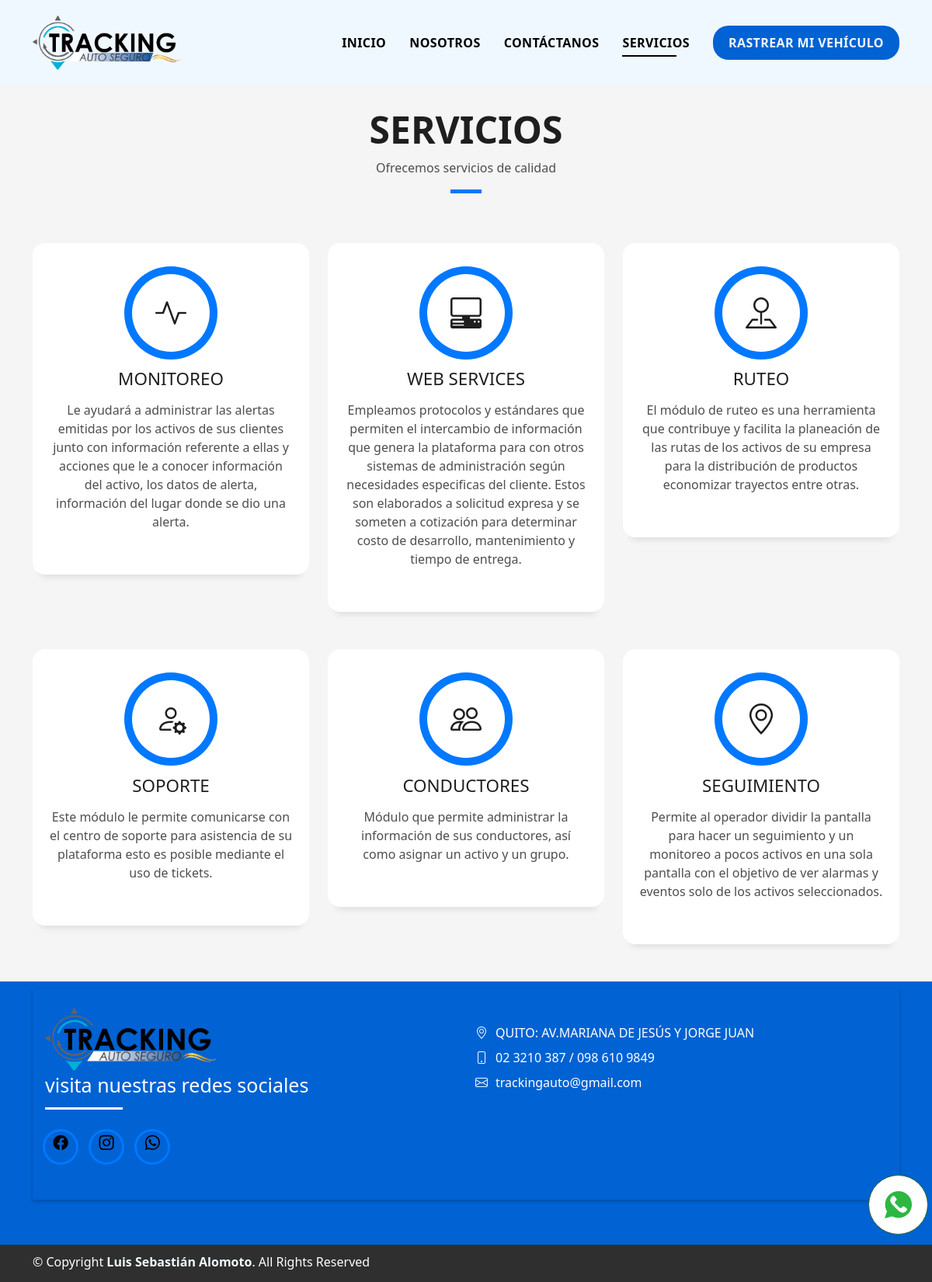
/Trabajos, run on the app's committed database.
### core/models.py (models this page shows, shortened)
class Portafolio(models.Model):
    nom = models.CharField(max_length=100, verbose_name="Titulo Servicios")
    detall = models.TextField(verbose_name="Descripción")
    icon = models.CharField(max_length=100, verbose_name="Icono")
    created = models.DateTimeField(auto_now_add=True, verbose_name="Fecha de Creacion")
    updated = models.DateTimeField(auto_now=True, verbose_name="Fecha de Modificacion")
    class Meta:
        verbose_name = 'Servicio'
        verbose_name_plural = 'Servicios'
        ordering = ["-created"]

### core/views.py (the view)
# urls.py: path('Trabajos',Trabajos.as_view(),name="Trabajos"),
class Trabajos(TemplateView):
    template_name = 'core/Trabajos.html'
    def get(self, request):
        portfolio = Portafolio.objects.all()
        return render(request, self.template_name, {'portfolio':portfolio})

### core/templates/core/Trabajos.html (shortened to what this page needs)
{% extends 'core/home.html' %}
{% block link3 %}active{% endblock %}
{% block content %}
{% load static %}
<section id="services" class="services-mf pt-5 route">
  <div class="container">
    <div class="row">
      <div class="col-sm-12">
        <div class="title-box text-center">
          <h3 class="title-a">
            Servicios
          </h3>
          <p class="subtitle-a">
            Ofrecemos servicios de calidad
          </p>
          <div class="line-mf"></div>
        </div>
      </div>
    </div>
    <div class="row">
      {% for portfolio in portfolio %}
      <div class="col-md-4">
        <div class="service-box">
          <div class="service-ico">
            <span class="ico-circle"><i class="bi bi-{{portfolio.icon}}"></i></span>
          </div>
          <div class="service-content">
            <h2 class="s-title">{{portfolio.nom}}</h2>
            <p class="s-description text-center">
              {{portfolio.detall}}
            </p>
          </div>
        </div>
      </div>
      {% endfor %}
    </div>
  </div>
</section>
{% endblock%}

### core/templates/core/home.html (shortened to what this page needs)
<!DOCTYPE html>
<html lang="en">
<head>
  {% load static %}
  <link href="{% static 'core/vendor/bootstrap/css/bootstrap.min.css' %}" rel="stylesheet">
  <link href="{% static 'core/vendor/bootstrap-icons/bootstrap-icons.css' %}" rel="stylesheet">
  <link href="{% static 'core/vendor/glightbox/css/glightbox.min.css' %}" rel="stylesheet">
  <link href="{% static 'core/vendor/swiper/swiper-bundle.min.css' %}" rel="stylesheet">
  <link href="{% static 'core/css/style.css' %}" rel="stylesheet">
</head>
<body>
  <div class="container-boton_">
    <a href="https://wa.me/message/UM4A6DI3MOAKD1" target="_blank">
      <img class="boton_" src="{% static 'core/img/icono.png' %}" alt="">
    </a>
  </div>
  <header id="header" class="fixed-top" style="background-color: aliceblue;">
    <div class="container d-flex align-items-center justify-content-between">
      <h1 class="logo img-fluid"><a href="{% url 'home' %}">
        <img src="{% static 'core/img/LOGOTIPO_TRACKING_AUTO_SEGURO.png' %} " alt="Logo"></a></h1>
      <nav id="navbar" class="navbar">
        <ul>
          <li><a class="nav-link scrollto {% block link1 %}{% endblock  %}" href="{% url 'home' %}">Inicio</a></li>
          <li><a class="nav-link scrollto {% block link2 %}{% endblock  %}" href="{% url 'Servicios' %}">Nosotros</a>
          </li>
          <li><a class="nav-link scrollto {% block link5 %}{% endblock  %}" href="{% url 'Contacto' %}">Contáctanos</a>
          </li>
          <li><a class="nav-link scrollto {% block link3 %}{% endblock  %}" href="{% url 'Trabajos' %}">Servicios</a>
          </li>
          <li><a class="boton-azul" style="background-color: #0062d3; color: aliceblue; " href="#">Rastrear mi
              Vehículo</a></li>
        </ul>
      </nav>
    </div>
  </header>
  <main id="main">
    {% block content %}{% endblock content %}
  </main>
  <footer>
    <div class="container">
      <div class="row">
        <div class="col-sm-12">
          <div class="row">
            <div class="col-sm-12">
              <div class="box-shadow-full_" style="background-color: #0062d3;">
                <div class="row">
                  <div class="col-md-6">
                    <div class="row">
                      <div class="col-sm-6 col-md-5 ">
                        <div class="about-img d-flex align-items-center ">
                          <a href="{% url 'home' %}">
                            <img src="{% static 'core/img/LOGOTIPO_TRACKING_AUTO_SEGURO.png' %}" alt="Logo"
                              class="img-fluid logo-small " style="max-width: 220px;">
                          </a>
                        </div>
                      </div>
                    </div>
                    <div class="skill-mf">
                      <p class="title-left_" style="color: rgb(255, 255, 255); font-size: 25px; text-align: start; ">
                        visita nuestras
                        redes sociales </p>
                      <div class="about-mf  socials">
                        <ul>
                          <li><a href="https://www.facebook.com/profile.php?id=61556608329461"><span class="ico-circle"
                                style="color: black;
                            transition: all 500ms ease;"><i class="bi bi-facebook"></i></span></a></li>
                          <li><a href="https://www.instagram.com/trackingautoseguro?igsh=MTQxYjhuMzFoY3U3Yg=="><span
                                class="ico-circle" style="color: black;
                            transition: all 500ms ease;"><i class="bi bi-instagram"></i></span></a></li>
                          <li><a href="https://wa.me/message/UM4A6DI3MOAKD1"><span class="ico-circle" style="color: black;
                            transition: all 500ms ease;"><i class="bi bi-whatsapp"></i></span></a></li>
                        </ul>
                      </div>
                    </div>
                  </div>
                  <div class="col-md-6">
                    <div class="about-me pt-4 pt-md-0">
                      <p class="more-info">
                      <ul class="list-ico">
                        <li><span class="bi bi-geo-alt" style="color: aliceblue;"></span>QUITO: AV.MARIANA DE JESÚS Y
                          JORGE JUAN</li>
                        <li><span class="bi bi-phone" style="color: aliceblue;"></span>02 3210 387 / 098 610 9849 </li>
                        <li><span class="bi bi-envelope" style="color: aliceblue;"></span>trackingauto@gmail.com</li>
                      </ul>
                      </p>
                    </div>
                  </div>
                </div>
              </div>
            </div>
          </div>
        </div>
      </div>
    </div>
  </footer>
  <footer style="background-color: rgb(47, 47, 47);">
    <div class="container">
      <div class="row">
        <div class="col-sm-12">
          <div class="copyright-box">
            <p class="copyright">&copy; Copyright <a style="color: aliceblue;" href="https://w.app/geYhIf" target="_blank"><strong>Luis Sebastián Alomoto</strong></a>. All Rights Reserved</p>
          </div>
        </div>
      </div>
    </div>
  </footer>
</body>
</html>

### core/static/core/css/style.css (style rules this page uses)
body { background-color: #f5f5f5; color: #4e4e4e; }
.boton-azul { text-decoration: none; color: rgb(255, 255, 255); padding: 10px 20px; border-radius: 20px; transition: background-color 0.3s, color 0.3s; }
h1, h2, h3, h4, h5, h6 { color: #1e1e1e; }
a { color: #1e1e1e; text-decoration: none; transition: all 0.5s ease-in-out; }
.box-shadow, .card-blog, .work-box, .service-box, .paralax-mf { box-shadow: 0 13px 8px -10px rgba(0, 0, 0, 0.1); }
.title-box { margin-bottom: 4rem; }
.title-a { text-decoration: none; font-size: 3rem; font-weight: bold; text-transform: uppercase; }
.subtitle-a { text-decoration: none; color: #4e4e4e; }
.line-mf { width: 40px; height: 5px; background-color: #0078ff; margin: 0 auto; }
.title-left_ { font-size: 2rem; position: relative; }
.title-left_:before { content: ""; position: absolute; height: 3px; background-color: #ffffff; width: 100px; bottom: -12px; }
.box-shadow-full_ { padding: 1.5rem 1rem; position: relative; background-color: #fff; background-repeat: no-repeat; background-size: cover; margin-bottom: 3rem; z-index: 2; box-shadow: 0 1px 1px 0 rgba(0, 0, 0, 0.06), 0 2px 5px 0 rgba(0, 0, 0, 0.2); }
.socials { padding: 1.5rem 0; }
.socials ul li { display: inline-block; }
.socials .ico-circle { height: 40px; width: 40px; font-size: 1.2rem; border-radius: 50%; line-height: 1.6; margin: 0 15px 0 0; box-shadow: 0 0 0 3px #0078ff; transition: all 500ms ease; }
.ul-resect, .widget-tags ul, .widget-sidebar .list-sidebar, .box-comments .list-comments, .blog-wrapper .post-meta ul, .list-ico, .socials ul { list-style: none; padding-left: 0; margin-bottom: 0; }
.list-ico { line-height: 2; }
.list-ico span { color: #0078ff; margin-right: 10px; }
.ico-circle { height: 100px; width: 100px; font-size: 2rem; border-radius: 50%; line-height: 1.55; margin: 0 auto; text-align: center; box-shadow: 0 0 0 10px #0078ff; display: block; }
#header { transition: all 0.5s; z-index: 997; padding: 20px 0; }
#header .logo { font-size: 28px; margin: 0; padding: 0; font-weight: 600; letter-spacing: 1px; align-content: start; }
#header .logo a { color: #000000; }
#header .logo img { max-height: 70px; }
.navbar { padding: 0; }
.navbar ul { margin: 0; padding: 0; display: flex; list-style: none; align-items: center; }
.navbar li { position: relative; }
.navbar>ul>li { white-space: nowrap; padding: 10px 0 10px 30px; }
.navbar a, .navbar a:focus { display: flex; align-items: center; justify-content: space-between; color: #000000; font-size: 16px; font-weight: 600; white-space: nowrap; transition: 0.3s; letter-spacing: 0.4px; position: relative; text-transform: uppercase; }
.navbar>ul>li>a:before { content: ""; position: absolute; width: 100%; height: 2px; bottom: -6px; left: 0; width: 0; background-color: #000000; visibility: hidden; transition: all 0.3s ease-in-out 0s; }
.navbar a:hover:before, .navbar li:hover>a:before, .navbar .active:before { visibility: visible; width: 80%; }
.navbar a:hover, .navbar .active, .navbar .active:focus, .navbar li:hover>a { color: #000000; }
.skill-mf span { color: #4e4e4e; }
.service-box { background-color: #fff; padding: 2.5rem 1.3rem; border-radius: 1rem; margin-bottom: 3rem; text-align: center; }
.service-box .service-ico { margin-bottom: 1rem; color: #1e1e1e; }
.service-box .ico-circle { transition: all 500ms ease; display: inline-flex; align-items: center; justify-content: center; }
.service-box .ico-circle i { line-height: 0; font-size: 40px; }
.service-box .s-title { font-size: 1.4rem; text-transform: uppercase; text-align: center; padding: 0.4rem 0; }
.service-box .s-description { color: #4e4e4e; }
footer { color: #fff; padding: 10px 0; background: #0062d3; }
footer .copyright { margin-bottom: 0.3rem; }
.container-boton_ { background-color: #ffffff; border: 1px solid #2e6329; position: fixed; z-index: 900; border-radius: 50%; bottom: 61px; right: 5px; padding: 20px; transition: ease 0.3s; animation: efecto 1.2s infinite; }
.boton_ { width: 35px; transition: ease 1s; }

### data on the page
Portafolio: nom "MONITOREO", detall "Le ayudará a administrar las alertas emitidas por los activos de sus clientes junto con información referente a ellas y acciones que le a conocer información del activo, los datos de alerta, información del lugar donde se dio una alerta."
Portafolio: nom "WEB SERVICES", detall "Empleamos protocolos y estándares que permiten el intercambio de información que genera la plataforma para con otros sistemas de administración según necesidades especificas del cliente. Estos son elaborados a solicitud expresa y se someten a cotización para determinar costo de desarrollo, mantenimiento y tiempo de entrega."
Portafolio: nom "RUTEO", detall "El módulo de ruteo es una herramienta que contribuye y facilita la planeación de las rutas de los activos de su empresa para la distribución de productos economizar trayectos entre otras."
Portafolio: nom "SOPORTE", detall "Este módulo le permite comunicarse con el centro de soporte para asistencia de su plataforma esto es posible mediante el uso de tickets."
Portafolio: nom "CONDUCTORES", detall "Módulo que permite administrar la información de sus conductores, así como asignar un activo y un grupo."
Portafolio: nom "SEGUIMIENTO", detall "Permite al operador dividir la pantalla para hacer un seguimiento y un monitoreo a pocos activos en una sola pantalla con el objetivo de ver alarmas y eventos solo de los activos seleccionados."
